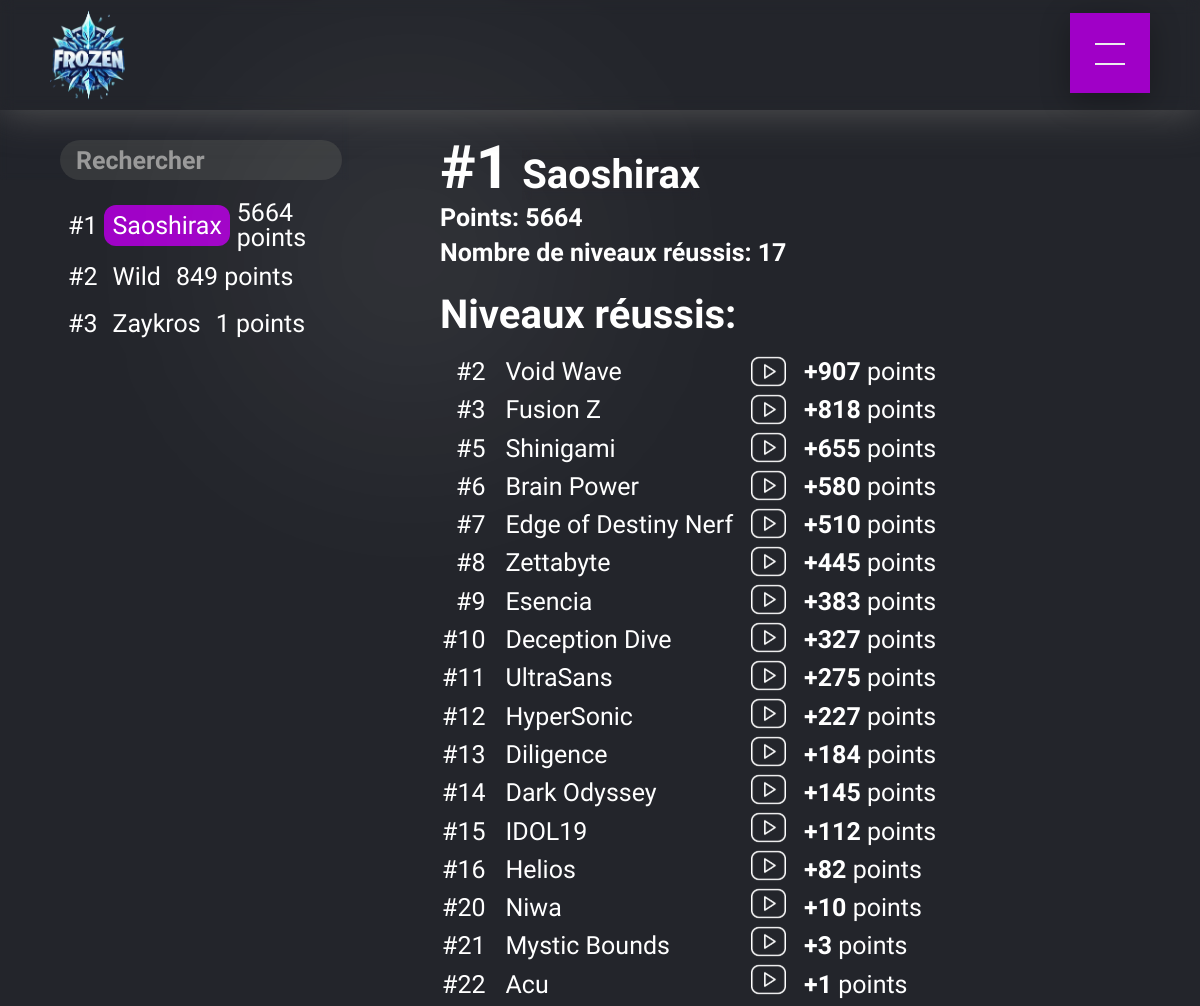
Page /classement/Saoshirax on the committed database.
### tables this page shows
CREATE TABLE Joueur (
        id INTEGER PRIMARY KEY AUTOINCREMENT,
        nom TEXT NOT NULL UNIQUE,
        points INTEGER DEFAULT 0
    );

CREATE TABLE ReussiteNiveau (
        joueur_id INTEGER,
        niveau_id INTEGER,
        video_url TEXT,
        createurs TEXT,
        FOREIGN KEY (joueur_id) REFERENCES Joueur(id),
        FOREIGN KEY (niveau_id) REFERENCES Niveau(id),
        PRIMARY KEY (joueur_id, niveau_id)
    );

CREATE TABLE Niveau (
        id INTEGER PRIMARY KEY AUTOINCREMENT,
        nom TEXT NOT NULL UNIQUE,
        createurs TEXT NOT NULL,
        verifier TEXT,
        publisher TEXT,
        id_niveau INTEGER UNIQUE,
        points INTEGER NOT NULL,
        classement INTEGER,
        victoires INTEGER DEFAULT 0,
        mot_de_passe TEXT,
        video_url TEXT,
        image_url TEXT,
        duree INTEGER,
        duree_globale TEXT
    );

### app.py (the view)
@app.route('/classement/<string:nom>')
def joueur(nom):
    active_page = 'classement'
    connection = sqlite3.connect('DataBase.db')
    cursor = connection.cursor()
    cursor.execute('SELECT nom FROM Joueur WHERE nom = ?', (nom,))
    joueur = cursor.fetchone()
    if joueur is None:
        connection.close()
        return redirect(url_for('error404'))
    cursor.execute('SELECT id, nom, points FROM Joueur WHERE nom = ?', (nom,))
    joueur = cursor.fetchone()
    if joueur is None:
        return redirect(url_for('classement'))
    joueur_id = joueur[0]
    cursor.execute('SELECT nom FROM Joueur ORDER BY points DESC')
    joueurs = cursor.fetchall()
    joueur_classement = next((index + 1 for index, joueur_item in enumerate(joueurs) if joueur_item[0] == nom), None)
    cursor.execute('''
        SELECT Niveau.nom, Niveau.points, ReussiteNiveau.video_url, Niveau.classement
        FROM ReussiteNiveau
        JOIN Niveau ON ReussiteNiveau.niveau_id = Niveau.id
        WHERE ReussiteNiveau.joueur_id = ?
        ORDER BY Niveau.classement DESC
    ''', (joueur_id,))
    reussites = cursor.fetchall()
    cursor.execute('SELECT id, nom, points FROM Joueur ORDER BY points DESC')
    joueurs = cursor.fetchall()
    reussites_count = len(reussites)
    connection.close()
    return render_template('classement_joueur.html', joueur=joueur, reussites=reussites, joueurs=joueurs, selected_joueur=nom, joueur_classement=joueur_classement, reussites_count=reussites_count, active_page=active_page)

### templates/classement_joueur.html (shortened to what this page needs)
{% extends 'layout.html' %}
{% block styles %}
<link href="../static/classement/classement.css" rel="stylesheet">
<link href="../static/classement/res_classement_joueur.css" rel="stylesheet">
{% endblock %}
{% block content %}
<div class="page-content">
    <div class="wrapper">
        <div class="home-left hide">
            <div class="searchinput-container">
                <div class="inputbackground">
                    <input class="searchInput" type="text" id="searchInput" onkeyup="filterLevels()" placeholder="Rechercher" autocomplete="off" spellcheck="false">
                </div>
            </div>
            <div class="home-left-container">
                <ul id="levelsList">
                    {% for joueur_item in joueurs %}
                        <div class="classement_nom_du_joueur">
                            <p class="classement_nom_du_joueur_position">#{{ loop.index }}</p>
                            <a class="home-right-container-wrapper {% if joueur_item[1] == selected_joueur %}selected{% endif %}" href="{{ url_for('joueur', nom=joueur_item[1]) }}" onclick="setSelectedLevel('{{ joueur_item[1] }}')">
                                <span class="classement_nom_du_joueur_nom">{{ joueur_item[1] }}</span>
                            </a>
                            <p class="home-right-container-paragraph">{{ joueur_item[2] }} points</p>
                        </div>
                    {% endfor %}
                </ul>
            </div>
        </div>
        <div class="home-right">
            <div class="home-right-container">
                <div class="home-right-wrapper">
                    <div class="home-right-wrapper-classement-joueur">
                        <p><span id="bold">#{{ joueur_classement }}</span></p>
                        <h1 class="title"><span id="bold">{{ joueur[1] }}</span></h1>
                    </div>
                    <p class="home-right-points-joueurs">Points: <span id="bold">{{ joueur[2] }}</span></p>
                    <p class="home-right-points-joueurs">Nombre de niveaux réussis: <spanid="bold">{{ reussites_count }}</span></p>
                    <h2 class="h2">Niveaux réussis:</h2>
                    <div class="reussites">
                        <ul>
                            {% for reussite in reussites|reverse %}
                                <li class="reussite-classement">
                                    <div>
                                        <p>#{{ reussite[3] }}</p>
                                    </div>
                                </li>
                            {% endfor %}
                        </ul>
                        <ul>
                            {% for reussite in reussites|reverse %}
                                <li class="reussite2">
                                    <div>
                                        <a href="{{ url_for('niveau', nom_niveau=reussite[0]) }}" onclick="setSelectedLevel('{{ reussite[0] }}')">
                                            <p>{{ reussite[0] }}</p>
                                        </a>
                                    </div>
                                </li>
                            {% endfor %}
                        </ul>
                        <ul class="logoyt-container">
                            {% for reussite in reussites|reverse %}
                                <li class="logo-yt">
                                    <a class="victoires-joueur-vid-link" target="_blank" href="{{ reussite[2] }}">
                                        <img class="logoyt" src="{{ url_for('static', filename='pictures/logo_youtube.svg') }}" alt="YouTube Video">
                                    </a>
                                </li>
                            {% endfor %}
                        </ul>
                        <ul>
                            {% for reussite in reussites|reverse %}
                                <li class="reussite">
                                    <div>
                                        <p><span id="bold">+{{ reussite[1] }}</span> points</p>
                                    </div>
                                </li>
                            {% endfor %}
                        </ul>
                    </div>
                </div>
            </div>
        </div>
    </div>
</div>
{% endblock %}

### static/classement/res_classement_joueur.css (style rules this page uses)
.victoires-joueur-vid-link { cursor: pointer; transition: all 300ms ease-in-out; border-radius: 8px; }
.victoires-joueur-vid-link .logoyt { transition: all 300ms ease-in-out; width: 35px; height: auto; }
.logo-yt { margin-bottom: 10px; }
.reussite { padding: 4px; }
.reussite2 p { border-radius: 8px; padding: 4px; color: white; }
.home-left, .home-right { scrollbar-width: thin; scrollbar-color: #5c5c5c #aaaaaa; }
.reussite-classement div { margin-left: 2px; margin-right: 2px; align-items: center; display: flex; }

### static/layout/layout.css (style rules this page uses)
body { scrollbar-width: thin; scrollbar-color: #5c5c5c #aaaaaa; }

### rows in the picture
Joueur: nom "Saoshirax", points "5664"
Joueur: nom "Wild", points "849"
Joueur: nom "Zaykros", points "1"
ReussiteNiveau: classement "2", nom "Void Wave", points "907"
ReussiteNiveau: classement "3", nom "Fusion Z", points "818"
ReussiteNiveau: classement "5", nom "Shinigami", points "655"
ReussiteNiveau: classement "6", nom "Brain Power", points "580"
ReussiteNiveau: classement "7", nom "Edge of Destiny Nerf", points "510"
ReussiteNiveau: classement "8", nom "Zettabyte", points "445"
ReussiteNiveau: classement "9", nom "Esencia", points "383"
ReussiteNiveau: classement "10", nom "Deception Dive", points "327"
ReussiteNiveau: classement "11", nom "UltraSans", points "275"
ReussiteNiveau: classement "12", nom "HyperSonic", points "227"
ReussiteNiveau: classement "13", nom "Diligence", points "184"
ReussiteNiveau: classement "14", nom "Dark Odyssey", points "145"
ReussiteNiveau: classement "15", nom "IDOL19", points "112"
ReussiteNiveau: classement "16", nom "Helios", points "82"
ReussiteNiveau: classement "20", nom "Niwa", points "10"
ReussiteNiveau: classement "21", nom "Mystic Bounds", points "3"
ReussiteNiveau: classement "22", nom "Acu", points "1"

### other values in the picture
{{ joueur_classement }} "1"
{{ reussites_count }} "17"
